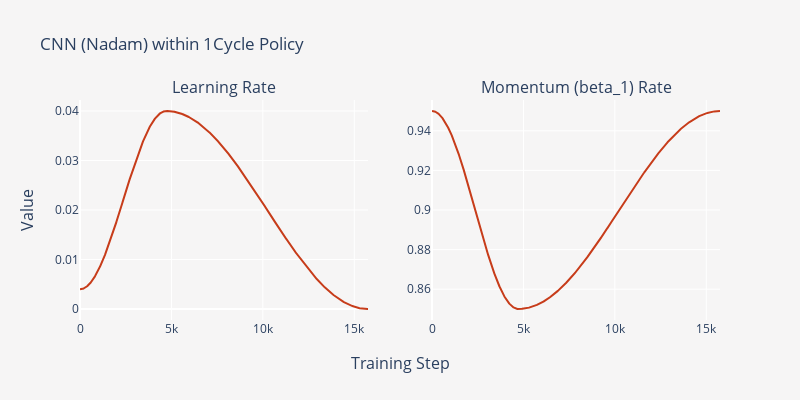

The cell this chart's notebook holds for it:
### Code cell
one_cycle_rates = pd.DataFrame(
    {
        "Step": range(len(one_cycle_policy.lr_rates)),
        "Learning Rate": one_cycle_policy.lr_rates,
        "Momentum Rate": one_cycle_policy.momentum_rates,
    }
)

fig = make_subplots(
    rows=1,
    cols=2,
    x_title="Training Step",
    y_title="Value",
    subplot_titles=("Learning Rate", "Momentum (beta_1) Rate"),
)

fig.add_trace(
    go.Scatter(
        x=one_cycle_rates["Step"],
        y=one_cycle_rates["Learning Rate"],
        name="Learning Rate",
        line=dict(color="#c73c1a"),
    ),
    row=1,
    col=1,
)

fig.add_trace(
    go.Scatter(
        x=one_cycle_rates["Step"],
        y=one_cycle_rates["Momentum Rate"],
        name="Momentum Rate",
        line=dict(color="#c73c1a"),
    ),
    row=1,
    col=2,
)

fig.update_layout(
    plot_bgcolor=BACKGROUND_COLOR,
    paper_bgcolor=BACKGROUND_COLOR,
    height=400,
    width=800,
    title_text="CNN (Nadam) within 1Cycle Policy",
    showlegend=False,
)

fig.show()

### Figure 1 — Plotly figure (JSON) as saved in the notebook; plotly's stock layout.template omitted (floating-point values rounded to 4 significant figures; data arrays with more than 128 entries replaced by an {"elided": "..."} marker saying what was removed)
{"data": [{"line": {"color": "#c73c1a"}, "name": "Learning Rate", "type": "scatter", "x": {"elided": "15750 int values"}, "xaxis": "x", "y": {"elided": "15750 float values"}, "yaxis": "y"}, {"line": {"color": "#c73c1a"}, "name": "Momentum Rate", "type": "scatter", "x": {"elided": "15750 int values"}, "xaxis": "x2", "y": {"elided": "15750 float values"}, "yaxis": "y2"}], "layout": {"annotations": [{"font": {"size": 16}, "showarrow": false, "text": "Learning Rate", "x": 0.225, "xanchor": "center", "xref": "paper", "y": 1, "yanchor": "bottom", "yref": "paper"}, {"font": {"size": 16}, "showarrow": false, "text": "Momentum (beta_1) Rate", "x": 0.775, "xanchor": "center", "xref": "paper", "y": 1, "yanchor": "bottom", "yref": "paper"}, {"font": {"size": 16}, "showarrow": false, "text": "Training Step", "x": 0.5, "xanchor": "center", "xref": "paper", "y": 0, "yanchor": "top", "yref": "paper", "yshift": -30}, {"font": {"size": 16}, "showarrow": false, "text": "Value", "textangle": -90, "x": 0, "xanchor": "right", "xref": "paper", "xshift": -40, "y": 0.5, "yanchor": "middle", "yref": "paper"}], "height": 400, "paper_bgcolor": "#F6F5F5", "plot_bgcolor": "#F6F5F5", "showlegend": false, "title": {"text": "CNN (Nadam) within 1Cycle Policy"}, "width": 800, "xaxis": {"anchor": "y", "domain": [0, 0.45]}, "xaxis2": {"anchor": "y2", "domain": [0.55, 1]}, "yaxis": {"anchor": "x", "domain": [0, 1]}, "yaxis2": {"anchor": "x2", "domain": [0, 1]}}}
